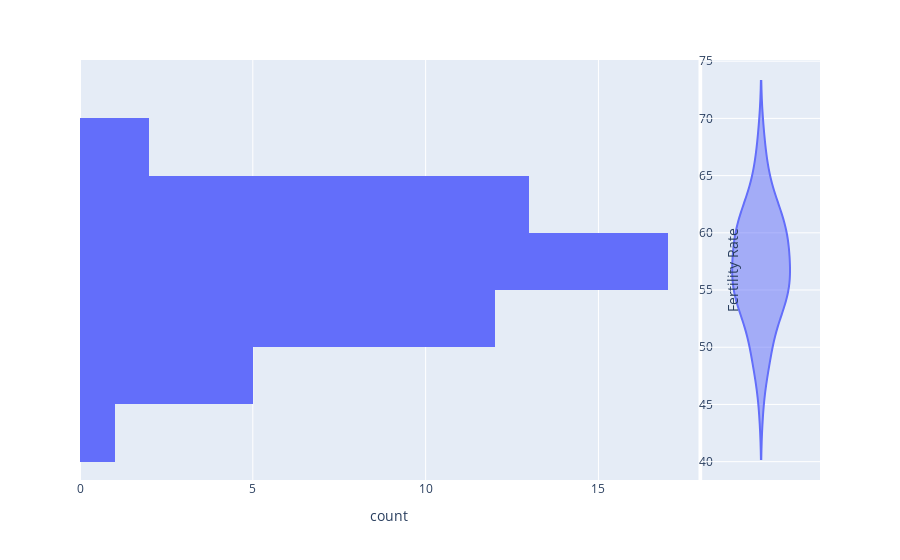

Notebook cell for this chart:
### Code cell
fig = px.histogram(pivot_state, y="Fertility Rate", marginal="violin",)
#fig.add_vline(x=60, line_color="red", line_width=3, line_dash="dash")
fig.update_layout(
    yaxis={'side': 'right'}  
)
fig.show()

### Figure 1 — Plotly figure (JSON) as saved in the notebook; plotly's stock layout.template omitted (floating-point values rounded to 4 significant figures)
{"data": [{"alignmentgroup": "True", "bingroup": "y", "hovertemplate": "count=%{x}<br>Fertility Rate=%{y}<extra></extra>", "legendgroup": "", "marker": {"color": "#636efa", "pattern": {"shape": ""}}, "name": "", "offsetgroup": "", "orientation": "h", "showlegend": false, "type": "histogram", "xaxis": "x", "y": [64.9, 59.5, 61.7, 55.5, 52.8, 52.5, 52.1, 56.5, 54.9, 55.9, 59.2, 60.8, 60.7, 53, 60.2, 61, 60.8, 62.7, 49, 56.4, 49.9, 55.4, 58.6, 58.4, 60.7, 54.8, 58.1, 66.7, 64.4, 49.9, 58, 52.9, 54.8, 54.1, 57.9, 61.5, 48.9, 54.7, 48.3, 57.5, 68.6, 59.8, 60.7, 63.6, 56.1, 44.9, 54.2, 55.7, 54.7, 57.5], "yaxis": "y"}, {"alignmentgroup": "True", "hovertemplate": "Fertility Rate=%{y}<extra></extra>", "legendgroup": "", "marker": {"color": "#636efa"}, "name": "", "offsetgroup": "", "scalegroup": "y", "showlegend": false, "type": "violin", "xaxis": "x2", "y": [64.9, 59.5, 61.7, 55.5, 52.8, 52.5, 52.1, 56.5, 54.9, 55.9, 59.2, 60.8, 60.7, 53, 60.2, 61, 60.8, 62.7, 49, 56.4, 49.9, 55.4, 58.6, 58.4, 60.7, 54.8, 58.1, 66.7, 64.4, 49.9, 58, 52.9, 54.8, 54.1, 57.9, 61.5, 48.9, 54.7, 48.3, 57.5, 68.6, 59.8, 60.7, 63.6, 56.1, 44.9, 54.2, 55.7, 54.7, 57.5], "yaxis": "y2"}], "layout": {"barmode": "relative", "legend": {"tracegroupgap": 0}, "margin": {"t": 60}, "xaxis": {"anchor": "y", "domain": [0, 0.8358], "title": {"text": "count"}}, "xaxis2": {"anchor": "y2", "domain": [0.8408, 1], "matches": "x2", "showgrid": false, "showline": false, "showticklabels": false, "ticks": ""}, "yaxis": {"anchor": "x", "domain": [0, 1], "side": "right", "title": {"text": "Fertility Rate"}}, "yaxis2": {"anchor": "x2", "domain": [0, 1], "matches": "y", "showgrid": true, "showticklabels": false}}}
